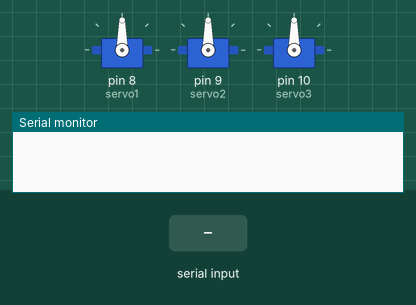
A sketch run on a simulated Arduino Uno, built with avr-gcc and run on an emulated ATmega328P. Parts: 3 × servo, the last lines printed to the serial monitor. The test bench sets the inputs (shaded band).

Above: at 1.2 s.
1.3 s: "90,45\n" received over Serial
At 2.3 s:
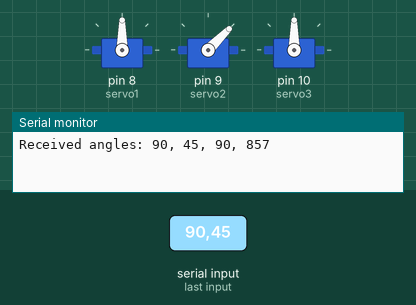
2.8 s: "30,150\n" received over Serial
At 3.5 s:
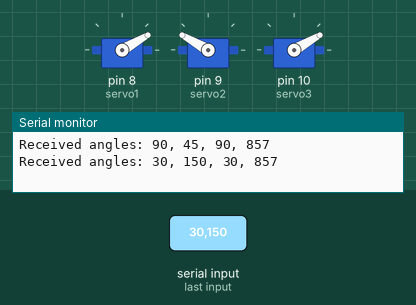
4.3 s: "5\n" received over Serial
At 5.5 s:
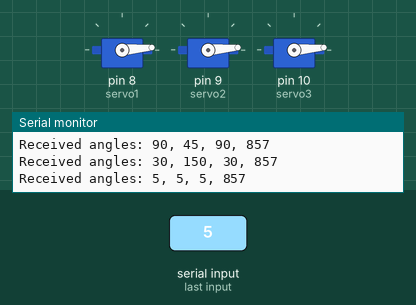
5.8 s: "200\n" received over Serial
At 6.8 s:
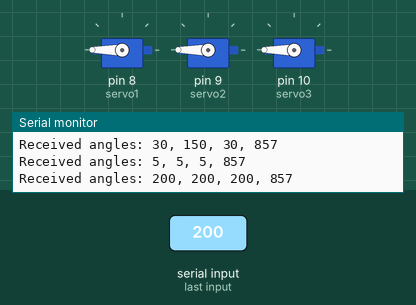
7.3 s: "90\n" received over Serial
At 7.9 s:
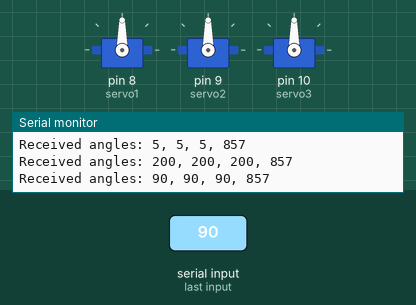
Timing chart, 0 to 9.8 s (numbered marks = the images above; inputs shaded):
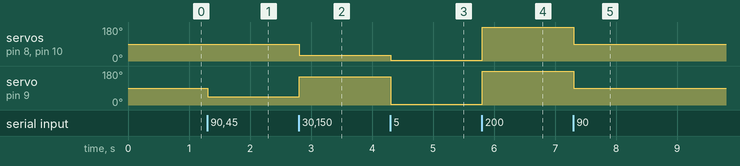

Measured:
- after the input at 1.3 s, servo on pin 9 (servo2): 90° → 45° at once
- after the input at 2.8 s, servo on pin 8 (servo1), servo on pin 10 (servo3): 90° → 30° at once; servo on pin 9 (servo2): 45° → 150° at once
- after the input at 4.3 s, servo on pin 8 (servo1), servo on pin 10 (servo3): 30° → 5° at once; servo on pin 9 (servo2): 150° → 5° at once
- after the input at 5.8 s, servo on pin 8 (servo1), servo on pin 9 (servo2), servo on pin 10 (servo3): 5° → 180° at once
- after the input at 7.3 s, servo on pin 8 (servo1), servo on pin 9 (servo2), servo on pin 10 (servo3): 180° → 90° at once

The sketch:

serial_connect.ino
```cpp
#include <Servo.h>

Servo servo1;
Servo servo2;
Servo servo3;

void setup() {
  Serial.begin(9600); // Must match the baud rate in Python code
  servo1.attach(8);   // Shoulder
  servo2.attach(9);  // Elbow
  servo3.attach(10);  // Wrist
}

void loop() {
  if (Serial.available() > 0) {
    String anglesString = Serial.readStringUntil('\n'); // Read the angles sent by Python
    anglesString.trim(); // Remove any leading/trailing whitespace
    int index = 0;
    String angleStr;
    int angles[4];

    // Parse the angles
    for (int i = 0; i < 3; i++) {
      int commaIndex = anglesString.indexOf(',', index);
      if (commaIndex == -1) {
        angleStr = anglesString.substring(index);
      } else {
        angleStr = anglesString.substring(index, commaIndex);
      }
      angles[i] = angleStr.toInt();
      index = commaIndex + 1;
    }

    // Set servo angles
    servo1.write(angles[0]);
    servo2.write(angles[1]);
    servo3.write(angles[2]);

    // Print received angles
    Serial.print("Received angles: ");
    Serial.print(angles[0]);
    Serial.print(", ");
    Serial.print(angles[1]);
    Serial.print(", ");
    Serial.print(angles[2]);
    Serial.print(", ");
    Serial.println(angles[3]);
    delay(15);
  }
}
```
